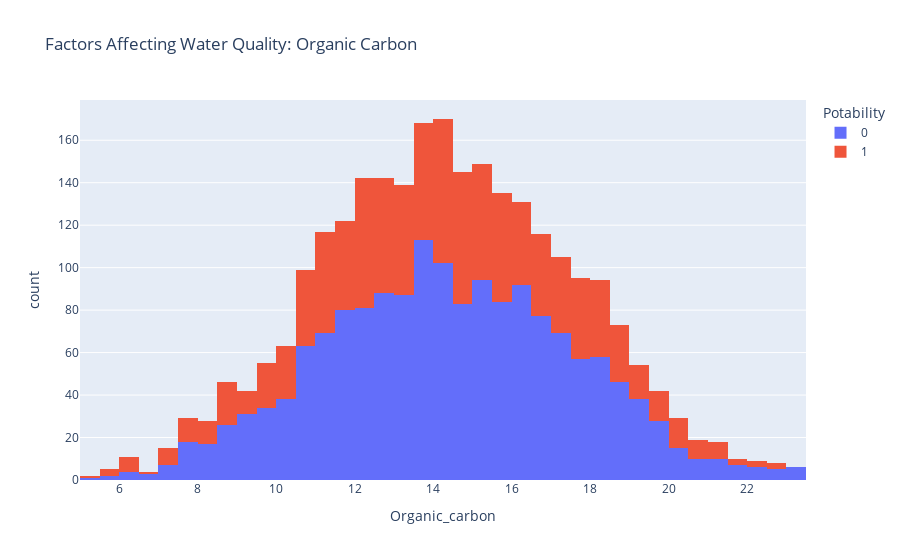

Write notebook code for a chart like this one.
### Code cell
figure = px.histogram(data, x = "Organic_carbon",
                      color = "Potability",
                      title= "Factors Affecting Water Quality: Organic Carbon")
figure.show()

### Figure 1 — Plotly figure (JSON) as saved in the notebook; plotly's stock layout.template omitted (floating-point values rounded to 4 significant figures; data arrays with more than 128 entries replaced by an {"elided": "..."} marker saying what was removed)
{"data": [{"alignmentgroup": "True", "bingroup": "x", "hovertemplate": "Potability=0<br>Organic_carbon=%{x}<br>count=%{y}<extra></extra>", "legendgroup": "0", "marker": {"color": "#636efa", "pattern": {"shape": ""}}, "name": "0", "offsetgroup": "0", "orientation": "v", "showlegend": true, "type": "histogram", "x": {"elided": "1649 float values"}, "xaxis": "x", "yaxis": "y"}, {"alignmentgroup": "True", "bingroup": "x", "hovertemplate": "Potability=1<br>Organic_carbon=%{x}<br>count=%{y}<extra></extra>", "legendgroup": "1", "marker": {"color": "#EF553B", "pattern": {"shape": ""}}, "name": "1", "offsetgroup": "1", "orientation": "v", "showlegend": true, "type": "histogram", "x": {"elided": "988 float values"}, "xaxis": "x", "yaxis": "y"}], "layout": {"barmode": "relative", "legend": {"title": {"text": "Potability"}, "tracegroupgap": 0}, "title": {"text": "Factors Affecting Water Quality: Organic Carbon"}, "xaxis": {"anchor": "y", "domain": [0, 1], "title": {"text": "Organic_carbon"}}, "yaxis": {"anchor": "x", "domain": [0, 1], "title": {"text": "count"}}}}
